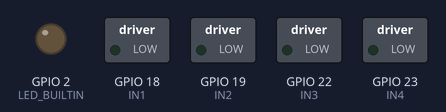
A sketch run on a simulated ESP32. Shown: switched loads named in the sketch (green lamp = pin HIGH), output pins drawn as LEDs (lit = HIGH). Nothing arrives over Bluetooth unless stated; what the sketch prints to the serial monitor is not drawn.

Above: at 0.1 s.
At 1.1 s:
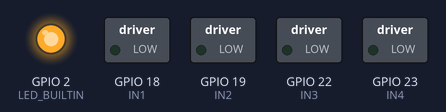
Timing chart, 0 to 2.6 s (numbered marks = the images above):
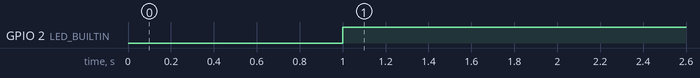

Measured:
- by itself, GPIO 2 (LED_BUILTIN): LOW → HIGH at 1.0 s

The sketch:

ps4-esp32-car-v1.ino
```cpp
#include <PS4Controller.h>

// Motor Pins (no ENA/ENB)
#define IN1 18
#define IN2 19
#define IN3 22
#define IN4 23
int offset = 10;
int threshold = 50;
void setup() {
  pinMode(LED_BUILTIN, OUTPUT);
  Serial.begin(115200);

  // Motor pins as output
  pinMode(IN1, OUTPUT); pinMode(IN2, OUTPUT);
  pinMode(IN3, OUTPUT); pinMode(IN4, OUTPUT);
  digitalWrite(IN1, LOW);
  digitalWrite(IN2, LOW);
  digitalWrite(IN3, LOW);
  digitalWrite(IN4, LOW);

  // Initialize PS4 Controller (replace with your ESP32 MAC or leave blank)
  //PS4.begin("xx:xx:xx:xx:xx:xx");
  PS4.begin();
  Serial.println("PS4 Controller Ready");
  delay(1000);

}

void loop() {
  if(PS4.isConnected()){
    digitalWrite(LED_BUILTIN, HIGH);

    int speed = PS4.LStickY();
    int turn  = PS4.LStickX();
    Serial.print("Speed: ");
    Serial.print(speed);
    Serial.print("  trun: ");
    Serial.println(turn);


    if(abs(speed) < threshold) speed = 0;
    if(abs(turn) < threshold) turn = 0;

    if(speed > threshold) forward();
    else if(speed < -threshold) backward();
    else if(turn > threshold) turnRight();
    else if(turn < -threshold) turnLeft();
    else stopCar();
  }
  else {
    digitalWrite(LED_BUILTIN, LOW);
    Serial.println("PS4 Disconnected! Reconnecting...");
    PS4.begin(); // Try to reconnect
    delay(1000);
  }

  delay(5);
}


// Motor Control Functions
void forward(){
  digitalWrite(IN1,HIGH); digitalWrite(IN2,LOW);
  digitalWrite(IN3,HIGH); digitalWrite(IN4,LOW);
  Serial.println("Forward");

}

void backward(){
  digitalWrite(IN1,LOW); digitalWrite(IN2,HIGH);
  digitalWrite(IN3,LOW); digitalWrite(IN4,HIGH);
  Serial.println("backward");
}

void turnLeft(){
  digitalWrite(IN1,HIGH); digitalWrite(IN2,LOW);
  digitalWrite(IN3,LOW); digitalWrite(IN4,HIGH);
}

void turnRight(){
  digitalWrite(IN1,LOW); digitalWrite(IN2,HIGH);
  digitalWrite(IN3,HIGH); digitalWrite(IN4,LOW);
}

void stopCar(){
  digitalWrite(IN1,LOW); digitalWrite(IN2,LOW);
  digitalWrite(IN3,LOW); digitalWrite(IN4,LOW);
}
```
